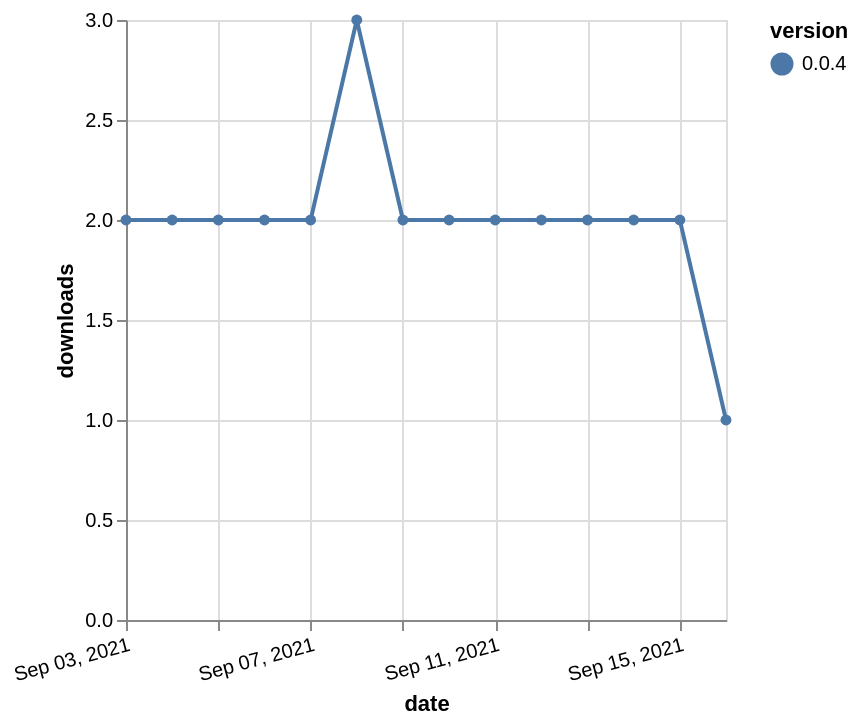

Write a Vega-Lite specification for this figure.
### Vega-Lite specification from a JSON file in a GitHub repository (floating-point values rounded to 4 significant figures)
{"$schema": "https://vega.github.io/schema/vega-lite/v5.json", "description": "A simple bar chart with embedded data.", "data": {"values": [{"date": "2021-09-03", "total": 2898, "delta": 2, "version": "0.0.4"}, {"date": "2021-09-04", "total": 2900, "delta": 2, "version": "0.0.4"}, {"date": "2021-09-05", "total": 2902, "delta": 2, "version": "0.0.4"}, {"date": "2021-09-06", "total": 2904, "delta": 2, "version": "0.0.4"}, {"date": "2021-09-07", "total": 2906, "delta": 2, "version": "0.0.4"}, {"date": "2021-09-08", "total": 2909, "delta": 3, "version": "0.0.4"}, {"date": "2021-09-09", "total": 2911, "delta": 2, "version": "0.0.4"}, {"date": "2021-09-10", "total": 2913, "delta": 2, "version": "0.0.4"}, {"date": "2021-09-11", "total": 2915, "delta": 2, "version": "0.0.4"}, {"date": "2021-09-12", "total": 2917, "delta": 2, "version": "0.0.4"}, {"date": "2021-09-13", "total": 2919, "delta": 2, "version": "0.0.4"}, {"date": "2021-09-14", "total": 2921, "delta": 2, "version": "0.0.4"}, {"date": "2021-09-15", "total": 2923, "delta": 2, "version": "0.0.4"}, {"date": "2021-09-16", "total": 2924, "delta": 1, "version": "0.0.4"}]}, "width": "container", "mark": {"type": "line", "point": {"filled": true}}, "encoding": {"x": {"field": "date", "type": "temporal", "timeUnit": "yearmonthdate", "title": "date", "axis": {"labelAngle": -15}}, "y": {"field": "delta", "type": "quantitative", "title": "downloads"}, "color": {"field": "version", "type": "nominal"}, "tooltip": {"field": "delta"}}}
